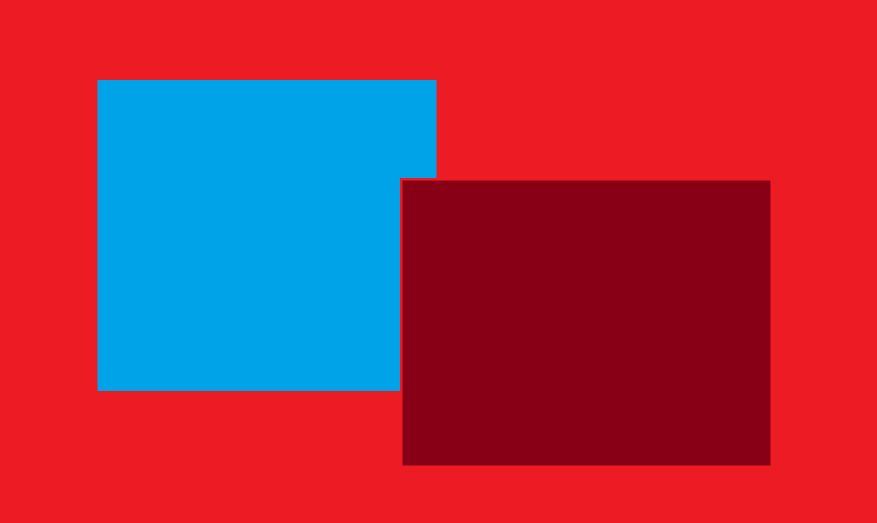
#> input picture ImageProcessing/check.png, 1754 x 1046 px (shown at 1/2 size)
$ python Image_types.py check.png
#> lines starting #> are read from the running program, lines starting #| are printed output that depends on the picture; after the words box and inside, x2 and y2 are one past the last pixel; in counts of white or black regions, pixels touching at a corner belong together
import numpy as np
import cv2
from matplotlib import pyplot as plt
import imutils
import sys

img = cv2.imread(sys.argv[1])
#> img is the input picture: shape (1046, 1754, 3); mean B, G, R 74.3, 50.1, 163.4
resized = imutils.resize(img, width=350)
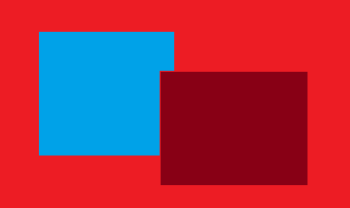
#> resized: shape (208, 350, 3); mean B, G, R 74.3, 50.1, 163.4
img = resized
# blurred = cv2.GaussianBlur(img, (5, 5), 0)
gray = cv2.cvtColor(img, cv2.COLOR_BGR2GRAY)
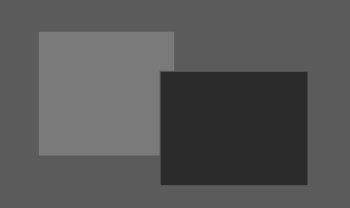
#> gray: shape (208, 350); min 43, max 122, mean 86.6

# Thresholds
thresh_adaptive_mean = cv2.adaptiveThreshold(gray ,255,cv2.ADAPTIVE_THRESH_MEAN_C, cv2.THRESH_BINARY,11,2)
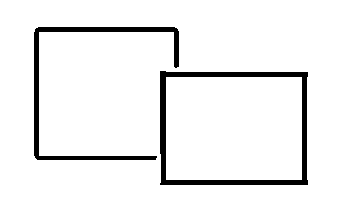
#> thresh_adaptive_mean: shape (208, 350); 93.7% white; 2 black regions, box (x1, y1, x2, y2) and area: (160, 71, 308, 185) 2590, (34, 27, 179, 160) 1988
thresh_adaptive_gaussian = cv2.adaptiveThreshold(gray ,255,cv2.ADAPTIVE_THRESH_GAUSSIAN_C, cv2.THRESH_BINARY,11,2)
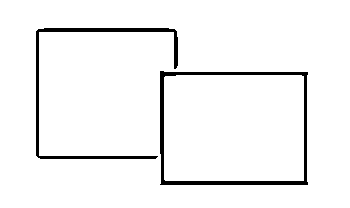
#> thresh_adaptive_gaussian: shape (208, 350); 95.6% white; 2 black regions, box (x1, y1, x2, y2) and area: (160, 71, 308, 185) 1767, (36, 28, 178, 159) 1409
thresh_binary = cv2.threshold(gray, 127, 255, cv2.THRESH_BINARY)[1]
#> thresh_binary: shape (208, 350); every value is 0
thresh_binary_inv = cv2.threshold(gray,120,255,cv2.THRESH_BINARY_INV)[1]
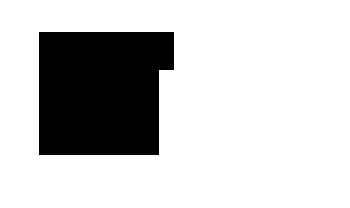
#> thresh_binary_inv: shape (208, 350); 78.9% white; 1 black region, box (x1, y1, x2, y2) and area: (39, 32, 174, 155) 15330
thresh_trunc = cv2.threshold(gray,120,255,cv2.THRESH_TRUNC)[1]
thresh_tozero = cv2.threshold(gray,120,255,cv2.THRESH_TOZERO)[1]
thresh_tozero_inv = cv2.threshold(gray,120,255,cv2.THRESH_TOZERO_INV)[1]
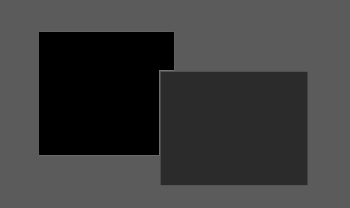
#> thresh_tozero_inv: shape (208, 350); min 0, max 119, mean 60.9
thresh_otsu_bin_inv = cv2.threshold(gray,0,255,cv2.THRESH_OTSU+cv2.THRESH_BINARY_INV)[1]
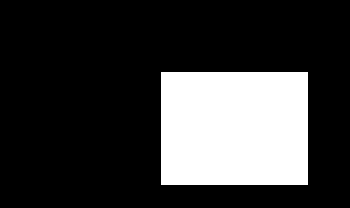
#> thresh_otsu_bin_inv: shape (208, 350); 22.8% white; 1 white region, box (x1, y1, x2, y2) and area: (161, 72, 308, 185) 16611
thresh_otsu = cv2.threshold(gray,0,255,cv2.THRESH_OTSU)[1]

cv2.imshow('Image',img)
cv2.imshow('Gray',gray)
cv2.imshow('Adaptive Mean',thresh_adaptive_mean)
cv2.imshow('Adaptive Gaussian',thresh_adaptive_gaussian)
cv2.imshow('Binary',thresh_binary)
cv2.imshow('Binary Inverse',thresh_binary_inv)
cv2.imshow('Trunc',thresh_trunc)
cv2.imshow('Torzero',thresh_tozero)
cv2.imshow('Torzero Inverse',thresh_tozero_inv)
cv2.imshow('Otsu',thresh_otsu)
cv2.imshow('Otsu Binary Inverse',thresh_otsu_bin_inv)

cv2.waitKey(0)
